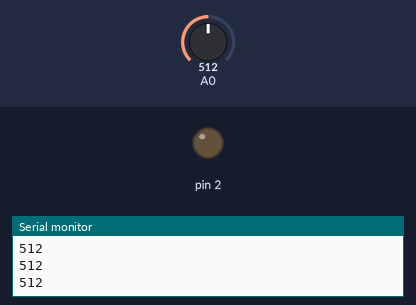
Simulated run of this sketch. Board: Arduino Uno, built with avr-gcc and run on an emulated ATmega328P. On the bench: output pins drawn as LEDs (lit = HIGH), the last lines printed to the serial monitor. The inputs (shaded band) are chosen by the test bench; at power-on: A0 = 512.

Above: at 1.2 s.
1.3 s: A0 set to 789
2.8 s: A0 set to 811
At 3.9 s:
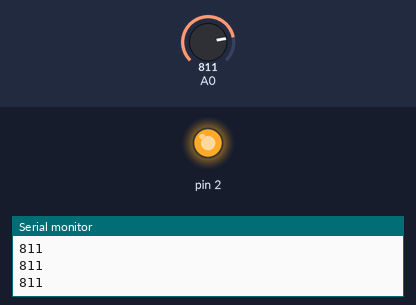
4.3 s: A0 set to 790
At 5.0 s:
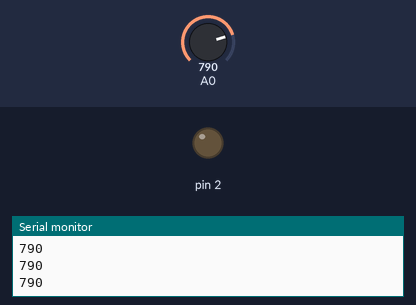
5.8 s: A0 set to 810
At 6.2 s:
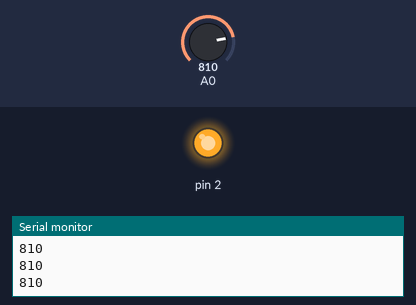
Timing chart, 0 to 8.3 s (numbered marks = the images above; inputs shaded):
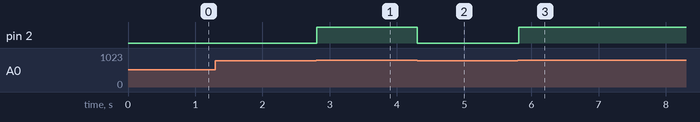

The sketch:

_1.ino
```cpp
// C++ code
//
void setup()
{
  pinMode(2,OUTPUT);
  Serial.begin(9600);
}

void loop()
{
  int ad_in = 0;

  ad_in = analogRead(A0);
  Serial.println(ad_in);

  if(ad_in >= 800)
  {
    digitalWrite(2,HIGH);
  }

  else
  {
    digitalWrite(2,LOW);
  }
}
```

Measured:
- the behaviour switches between 799 and 800 on A0 (found by bisection; images 0 and 1)
- after the input at 2.8 s, pin 2: LOW → HIGH at once
- after the input at 4.3 s, pin 2: HIGH → LOW at once
- after the input at 5.8 s, pin 2: LOW → HIGH at once
